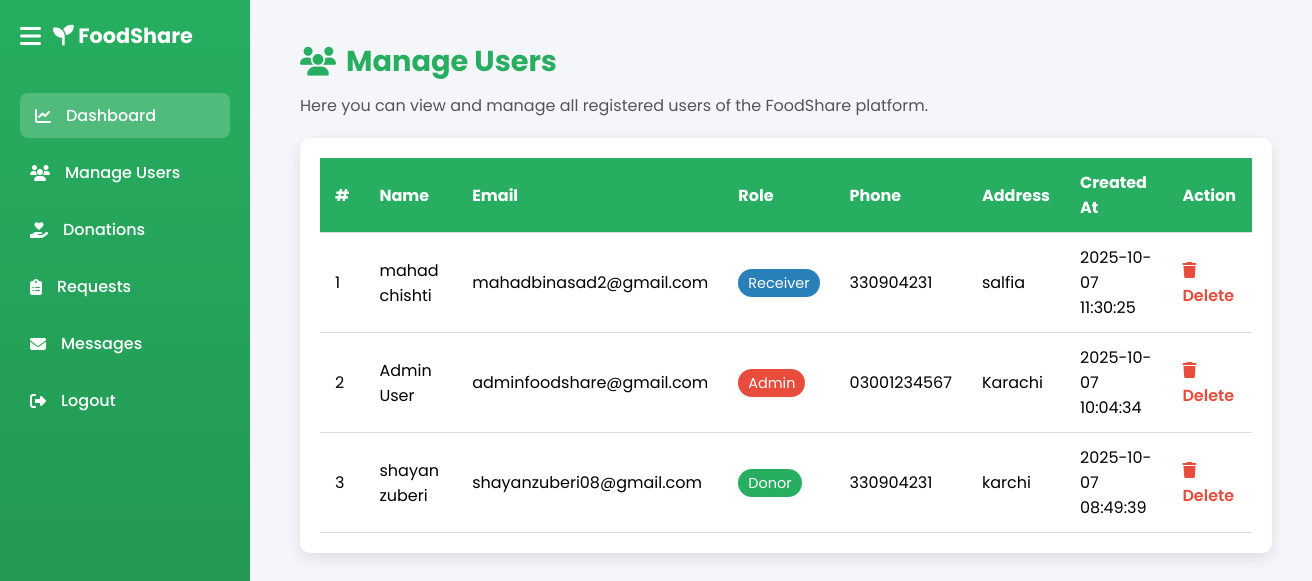
Page /admins/manage_users.php (signed in) on the committed database.
### tables this page shows
CREATE TABLE `users` (
  `user_id` int(11) NOT NULL,
  `name` varchar(100) NOT NULL,
  `email` varchar(100) NOT NULL,
  `password` varchar(255) NOT NULL,
  `phone` varchar(15) DEFAULT NULL,
  `address` varchar(255) DEFAULT NULL,
  `role` enum('donor','receiver','admin') NOT NULL DEFAULT 'receiver',
  `created_at` timestamp NOT NULL DEFAULT current_timestamp()
);

### admins/manage_users.php (the view, shortened to what this page needs)
<?php
include '../db_connect.php';
$result = $conn->query("SELECT * FROM users ORDER BY created_at DESC");
?>
<!DOCTYPE html>
<html lang="en">
<head>
  <link rel="stylesheet" href="https://cdnjs.cloudflare.com/ajax/libs/font-awesome/6.5.0/css/all.min.css">
  <link rel="stylesheet" href="../css/manage_users.css">
</head>
<body>
  <?php include 'sidebar.php'; ?>
  <div class="main-content">
    <h1><i class="fa-solid fa-users"></i> Manage Users</h1>
    <p>Here you can view and manage all registered users of the FoodShare platform.</p>
    <div class="table-container">
      <table>
        <thead>
          <tr>
            <th>#</th>
            <th>Name</th>
            <th>Email</th>
            <th>Role</th>
            <th>Phone</th>
            <th>Address</th>
            <th>Created At</th>
            <th>Action</th>
          </tr>
        </thead>
        <tbody>
          <?php
          if ($result->num_rows > 0) {
              $i = 1;
              while ($row = $result->fetch_assoc()) {
                  echo "
                  <tr>
                    <td>{$i}</td>
                    <td>{$row['name']}</td>
                    <td>{$row['email']}</td>
                    <td><span class='role {$row['role']}'>{$row['role']}</span></td>
                    <td>{$row['phone']}</td>
                    <td>{$row['address']}</td>
                    <td>{$row['created_at']}</td>
                    <td>
                      <a href='manage_users.php?delete={$row['user_id']}' class='delete-btn' onclick='return confirm(\"Are you sure you want to delete this user?\")'>
                        <i class='fa-solid fa-trash'></i> Delete
                      </a>
                    </td>
                  </tr>";
                  $i++;
              }
          } else {
              echo "<tr><td colspan='8' style='text-align:center;'>No users found!</td></tr>";
          }
          ?>
        </tbody>
      </table>
    </div>
  </div>
</body>
</html>

### admins/sidebar.php (shortened to what this page needs)
<!DOCTYPE html>
<html lang="en">
<head>
  <link rel="stylesheet" href="https://cdnjs.cloudflare.com/ajax/libs/font-awesome/6.5.0/css/all.min.css">
  <link rel="stylesheet" href="../css/sidebar.css">
</head>
<body>
  <aside class="sidebar" id="sidebar">
    <div class="logo">
      <i class="fa-solid fa-bars toggle-btn" id="toggle-btn"></i>
      <span class="logo-text"><i class="fa-solid fa-seedling"></i> FoodShare</span>
    </div>
    <ul>
      <li><a href="dashboard_admin.php" class="active"><i class="fa-solid fa-chart-line"></i><span>Dashboard</span></a></li>
      <li><a href="manage_users.php"><i class="fa-solid fa-users"></i><span>Manage Users</span></a></li>
      <li><a href="manage_donations.php"><i class="fa-solid fa-hand-holding-heart"></i><span>Donations</span></a></li>
      <li><a href="request_admin.php"><i class="fa-solid fa-clipboard-list"></i><span>Requests</span></a></li>
      <li><a href="manage_messages.php"><i class="fa-solid fa-envelope"></i><span>Messages</span></a></li>
      <li><a href="../logout.php"><i class="fa-solid fa-right-from-bracket"></i><span>Logout</span></a></li>
    </ul>
  </aside>
</body>
</html>

### css/manage_users.css (style rules this page uses)
.main-content { margin-left: 260px; padding: 40px; flex: 1; transition: margin-left 0.4s ease; background: #f5f6fa; min-height: 100vh; }
.main-content h1 { color: #27ae60; font-size: 1.8rem; margin-bottom: 10px; display: flex; align-items: center; gap: 10px; }
.main-content p { color: #555; margin-bottom: 20px; }
.table-container { background: #fff; border-radius: 10px; box-shadow: 0 5px 15px rgba(0,0,0,0.1); overflow-x: auto; padding: 20px; }
table { width: 100%; border-collapse: collapse; text-align: left; }
thead { background-color: #27ae60; color: white; }
th, td { padding: 12px 15px; border-bottom: 1px solid #ddd; }
.role { padding: 4px 10px; border-radius: 20px; color: white; font-size: 0.9rem; text-transform: capitalize; }
.role.admin { background: #e74c3c; }
.role.donor { background: #27ae60; }
.role.receiver { background: #2980b9; }
.delete-btn { color: #e74c3c; text-decoration: none; font-weight: 600; transition: 0.3s; }

### css/sidebar.css (style rules this page uses)
* { margin: 0; padding: 0; box-sizing: border-box; font-family: 'Poppins', sans-serif; }
body { background-color: #f5f6fa; display: flex; }
.sidebar { width: 250px; background: linear-gradient(to bottom, #27ae60, #219150); color: white; display: flex; flex-direction: column; padding: 20px; position: fixed; height: 100vh; transition: width 0.4s ease; overflow: hidden; }
.logo { display: flex; align-items: center; gap: 12px; font-size: 1.3rem; font-weight: 700; margin-bottom: 30px; transition: 0.3s; }
.logo .logo-text { white-space: nowrap; overflow: hidden; transition: opacity 0.3s; }
.toggle-btn { font-size: 1.5rem; cursor: pointer; transition: transform 0.3s; }
.sidebar ul { list-style: none; }
.sidebar ul li { margin: 12px 0; }
.sidebar ul li a { color: white; text-decoration: none; display: flex; align-items: center; gap: 15px; font-weight: 500; padding: 10px; border-radius: 8px; transition: background 0.3s, padding-left 0.3s; }
.sidebar ul li a:hover, .sidebar ul li a.active { background: rgba(255, 255, 255, 0.2); padding-left: 15px; }

### rows in the picture
users: name "mahad chishti", email "mahadbinasad2@gmail.com", role "Receiver", phone "330904231", address "salfia", created_at "2025-10-07 11:30:25"
users: name "Admin User", email "adminfoodshare@gmail.com", role "Admin", phone "03001234567", address "Karachi", created_at "2025-10-07 10:04:34"
users: name "shayan zuberi", email "shayanzuberi08@gmail.com", role "Donor", phone "330904231", address "karchi", created_at "2025-10-07 08:49:39"
